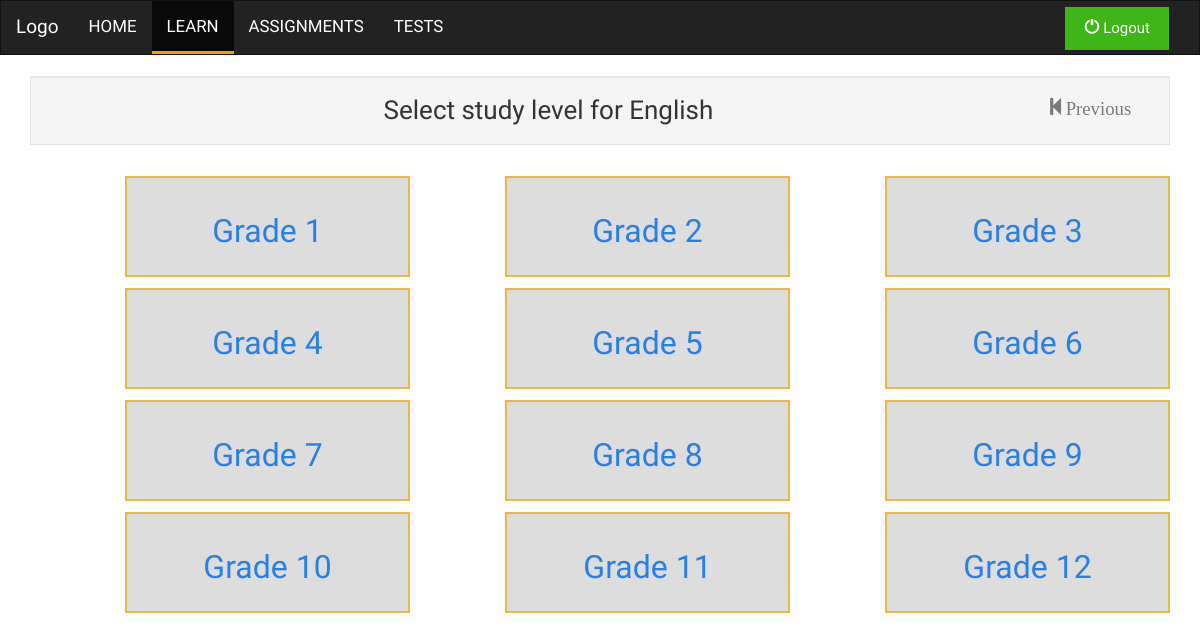
Page /learn.php?subId=2 (signed in) on the committed database.
### tables this page shows
CREATE TABLE `subjects` (
  `subject_id` int(255) UNSIGNED NOT NULL,
  `subject_category` enum('sciences','humanities','languages','extras') NOT NULL DEFAULT 'sciences',
  `subject_name` varchar(256) NOT NULL,
  `subject_level` enum('primary','high_school','college','') NOT NULL DEFAULT 'primary',
  `subject_description` text NOT NULL
);

CREATE TABLE `class_selection` (
  `class_id` int(255) UNSIGNED NOT NULL,
  `class_name` varchar(50) NOT NULL,
  `class_level` enum('primary','high_school','college','') NOT NULL DEFAULT 'primary' COMMENT 'The level of education this class belongs to'
);

### esomoErrorHandler.php (called while the page is built, shortened)
<?php
if(!class_exists('CustomErrorHandler')){
class CustomErrorHandler
{
	function urlSubIdIsValid()
	{
		$subjectIdCount = 18;
		$subId = $_GET['subId'];
		$subId = stripslashes(htmlspecialchars($subId));
		if ($subId!==null && is_numeric($subId))
		{
			if ($subId>0 && $subId<=$subjectIdCount)
			{
				return TRUE;
			}
			else
			{
				return FALSE;
			}
		}
		else
		{
			return FALSE;
		}
	}
}
}

### formSelection.php (the view, shortened to what this page needs)
<?php
class FormSelection
{
	function __construct()
	{
		include_once('esomoErrorHandler.php');
	}
	function generateFormPage($subjectId)
	{
		$subjectId = htmlspecialchars($subjectId);
		$f_Id = (@$_GET['fId']);
		$errHandler = new CustomErrorHandler();
		if($f_Id!== null)
		{
			$currSubName = $this->getSubjectName($subjectId);
			if (($errHandler->urlFormIdIsValid()===TRUE) && ($errHandler->urlSubIdIsValid()===TRUE) )
			{
				include('topics.php');
				$tHolder = new TopicHolder();
				$tHolder->generateTopicsPage($currSubName);
			}else{
			  $errHandler->displayPageNotFoundError();
			}
		}
		else
		{
			if($errHandler->urlSubIdIsValid()===TRUE)
			{
				 $this->genPageContent($subjectId);
			}else{
			  $errHandler->displayPageNotFoundError();
			}
		}
	}
	function genPageContent($currSubId)
	{
			$currSubName = $this->getSubjectName($currSubId);
			$backButton = "<a class='learnPrevBtn hidden-xs' href='learn.php'><span class='glyphicon glyphicon-step-backward' style='font-size:1.25em'>Previous</span></a>";
			$pageContent = "
			<div class='container'>
				<div class='well'>
				$backButton
				<h3  class='center_text'>Select study level for $currSubName</h3>
				</div>";
			echo $pageContent;
			echo $this->getFormLevels();
			echo "</div>";
	}
	function getSubjectName($currSubId){
		require_once('esomoDbConnect.php');
		$subjectNameQuery = "SELECT subject_name FROM subjects WHERE subject_id=$currSubId";
		$currentSubjectName = "";
		if($fetchNameQuery = $dbCon->prepare($subjectNameQuery))
		{
			$fetchNameQuery->execute();
			$subjectNameArray = $fetchNameQuery->get_result();
			foreach ($subjectNameArray as $subjectName) {
				$tmp_curSubName = $subjectName['subject_name'];
				$currentSubjectName = $tmp_curSubName;
			}
			return $currentSubjectName;
		}else
		{
			return 0;
		}
	}
	function getFormLevels(){
		require('esomoDbConnect.php');
		$formQuery = "SELECT class_name,class_id FROM class_selection";
		$contentClasses = 'col-xs-12 col-sm-3 col-sm-offset-1 form_selection center_text form_selection';
		$subjectId =  stripslashes(htmlspecialchars(@($_GET['subId'])));
		if($fetchFormQuery = $dbCon->prepare($formQuery))
		{
			$fetchFormQuery->execute();
			$formResult = $fetchFormQuery->get_result();
			echo "<div>";
			foreach ($formResult as $result) {
				$tmp_curFormName = $result['class_name'];
				$tmp_fId = $result['class_id'];
				$formSnippet = "<a href='learn.php?subId=$subjectId&fId=$tmp_fId'><div class= '$contentClasses'> <h2>$tmp_curFormName</h2> </div></a>";
				echo $formSnippet;
			}
			echo "</div>";
		}else
		{
			echo "<p style='background-color:black;text-align:center;color:red;font-size:1.2em;'> unable to prepare query with error : ".$dbCon->error."</p>";
		}
	}
}

### css/main.css (style rules this page uses)
h3 { margin:auto; }
.center_text { text-align:center; }
.form_selection { background-color:#ddd; padding:1em; margin-top:1%; border:2px solid #E9B848; }
.learnPrevBtn span { margin-right:1em; float :right; font-size:1.2em; text-decoration:none; color:rgba(0,0,0,0.5); }

### rows in the picture
subjects: subject_name "English"
class_selection: class_name "Grade 1"
class_selection: class_name "Grade 2"
class_selection: class_name "Grade 3"
class_selection: class_name "Grade 4"
class_selection: class_name "Grade 5"
class_selection: class_name "Grade 6"
class_selection: class_name "Grade 7"
class_selection: class_name "Grade 8"
class_selection: class_name "Grade 9"
class_selection: class_name "Grade 10"
class_selection: class_name "Grade 11"
class_selection: class_name "Grade 12"
